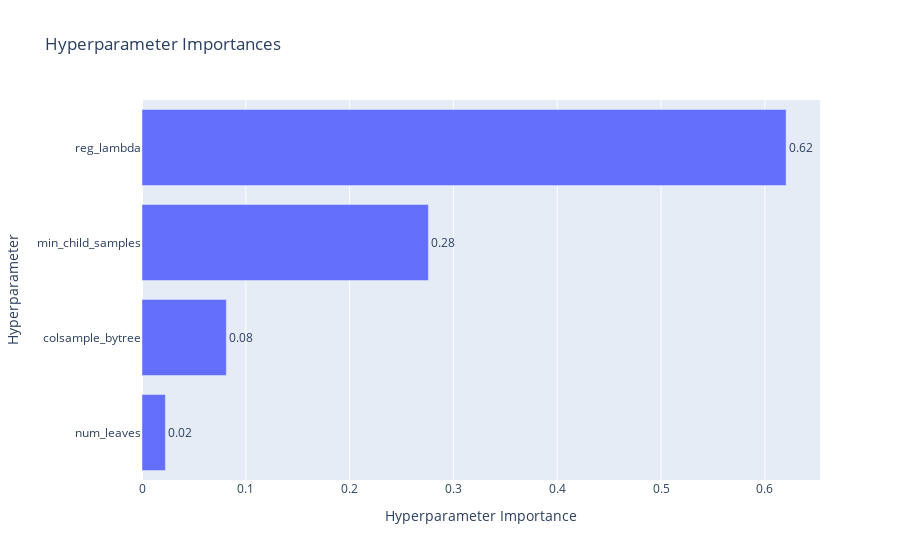

Notebook code for this chart:
### Markdown cell above
### study 1

best : 0.5228

best params : {'n_estimators': 1790, 'learning_rate': 0.2931348491046597, 'num_leaves': 1023, 'colsample_bytree': 0.6101546050708754, 'reg_lambda': 10.09474405737206, 'min_child_samples': 28}

### study 2 (fix learning rate) **BEST ONE**

best score : 0.5251

best params : {'learning_rate':0.2931348491046597,'n_estimators': 1425, 'num_leaves': 511, 'colsample_bytree': 0.5000263102652682, 'reg_lambda': 10.196712114510644, 'min_child_samples': 21}

### study 3 (fix learning rate, n_estimators)

best score : 0.5239

best params : {'learning_rate':0.2931348491046597,'n_estimators': 1425, 'num_leaves': 2047, 'colsample_bytree': 0.5181718302148206, 'reg_lambda': 5.1278966572882805, 'min_child_samples': 24}

### study 4 (only learning rate & n_estimators)

best score : 0.5232

best params : {'n_estimators': 1604, 'learning_rate': 0.2854734948947413}

### Code cell
optuna.visualization.plot_param_importances(study)

### Figure 1 — Plotly figure (JSON) as saved in the notebook; plotly's stock layout.template omitted (floating-point values rounded to 4 significant figures)
{"data": [{"cliponaxis": false, "hovertemplate": ["num_leaves (CategoricalDistribution): 0.02252436599670378<extra></extra>", "colsample_bytree (FloatDistribution): 0.0812056629125395<extra></extra>", "min_child_samples (IntDistribution): 0.2758539726014477<extra></extra>", "reg_lambda (FloatDistribution): 0.6204159984893091<extra></extra>"], "name": "Objective Value", "orientation": "h", "text": ["0.02", "0.08", "0.28", "0.62"], "textposition": "outside", "type": "bar", "x": [0.02252, 0.08121, 0.2759, 0.6204], "y": ["num_leaves", "colsample_bytree", "min_child_samples", "reg_lambda"]}], "layout": {"title": {"text": "Hyperparameter Importances"}, "xaxis": {"title": {"text": "Hyperparameter Importance"}}, "yaxis": {"title": {"text": "Hyperparameter"}}}}
